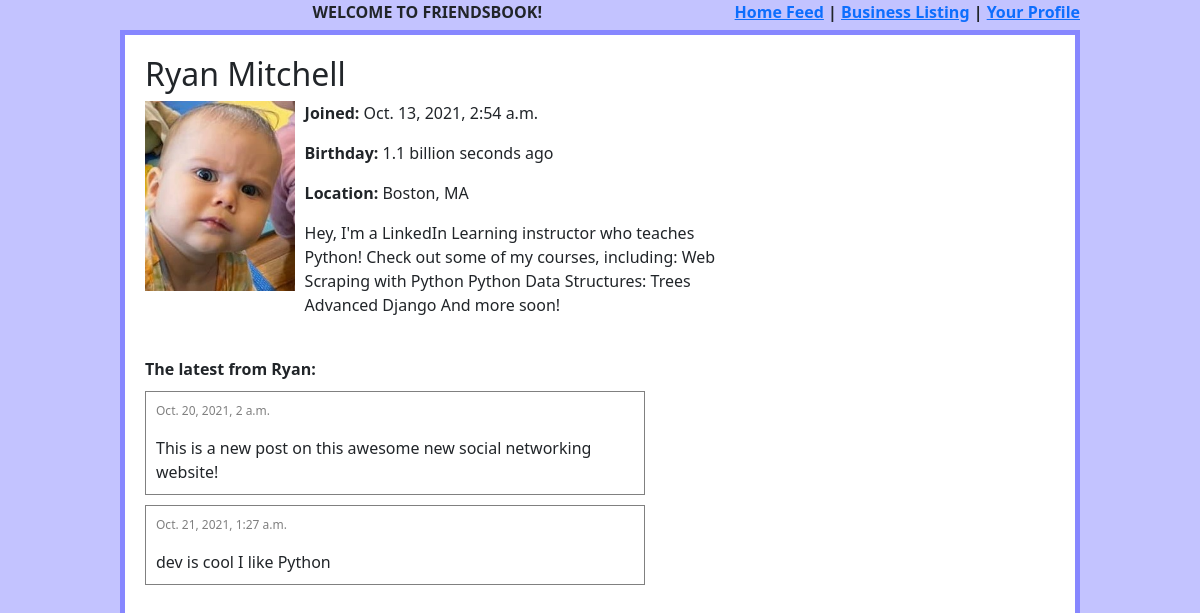
The app's page /profile/1 with its own data.
### profilepage/models.py (models this page shows)
class ProfilePage(models.Model):
    content_type = models.ForeignKey(ContentType, on_delete=CASCADE, null=True)
    object_id = models.PositiveIntegerField(null=True)
    subject = GenericForeignKey('content_type', 'object_id')

### useraccount/models.py (models this page shows, shortened)
class UserAccount(models.Model):
    user = models.ForeignKey(User, null=False, blank=False, on_delete=CASCADE)
    first_name = models.CharField(max_length=140)
    last_name = models.CharField(max_length=140)
    created_on = models.DateTimeField('date created', auto_now_add=True)
    birthday = models.DateField()
    location = models.CharField(max_length=200)
    favorite_color = RGBcolorField(null=True)
    about = models.TextField(null=True)
    profile_photo = models.ImageField(upload_to='profile_photos', null=True)
    def name(self):
        return '{} {}'.format(self.first_name, self.last_name)

### post/models.py (models this page shows, shortened)
class Post(models.Model):
    author = models.ForeignKey(User, null=True, blank=True, on_delete=CASCADE)
    content = models.CharField(max_length=140, validators=[validate_no_bad_words])
    created_on = models.DateTimeField('date created', auto_now_add=True)
    objects = models.Manager()
    feed_manager = FeedManager()

### profilepage/views.py (the view)
# urls.py: path('profile/<int:profilepage_id>', profile_detail, name='profile page'),
def profile_detail(request, profilepage_id):
    template = loader.get_template('profilepage.html')
    profile = ProfilePage.objects.get(id=profilepage_id)
    posts = []
    own_profile = False
    if profile.content_type.model == 'useraccount':
        Post = apps.get_model('post', 'Post')
        posts = Post.objects.filter(author=profile.subject.user)
        own_profile = request.user and (request.user.id == profile.subject.user.id)
    return HttpResponse(template.render({'profile': profile, 'posts': posts, 'own_profile': own_profile, 'seconds_since': get_seconds_since(profile.subject.birthday)}, request))

### profilepage/views.py (called while the page is built)
def get_seconds_since(date):
        return (datetime.date.today() - date).total_seconds()

### useraccount/models.py (called while the page is built)
def int_to_hex(value):
    hex_val = format(value, 'X')
    hex_val = '0'*(6-len(hex_val)) + hex_val
    return hex_val

    def from_db_value(self, value, expression, connection):
        if value is None:
            return None
        return int_to_hex(value)

### profilepage/templates/profilepage.html (shortened to what this page needs)
{% load bootstrap5 %}
{% load humanize %}
{% load l10n %}
{% bootstrap_css %}
{% include 'header.html' %}
<div class="wrapper">
<div class="profile" id="profile-{{profile.id}}">
    <h2>{{profile.subject.name}}</h2>
    <img src="/{{profile.subject.profile_photo}}" style="float:left;height:200px;" class="profile-picture">
    <p><span class="label">Joined:</span> {{profile.subject.created_on}}</p>
    {% localize on%}
    <p><span class="label">Birthday:</span> {{ seconds_since | intword}} seconds ago</p>
    {% endlocalize %}
    <p><span class="label">Location:</span> {{profile.subject.location}}</p>
    <div class="profile-about">
        {{profile.subject.about}}
    </div>
</div>
{% if posts|length > 0 %}
<span class="label">The latest from {{profile.subject.first_name}}:</span>
{% for post in posts %}
<div class="post">
    <span id="post-{{post.id}}">
        <span class="date">{{post.created_on}}</span>
        </p>{{post.content}}
    </span>
</div>
{% endfor %}
{% endif %}
</div>

### post/templates/header.html (shortened to what this page needs)
{% load bootstrap5 %}
{% bootstrap_css %}
{% load static %}
<link rel="stylesheet" type="text/css" href="{% static 'css/styles.css' %}">
<div class="header">
    WELCOME TO FRIENDSBOOK!
    <div class="links"><a href="/">Home Feed</a>&nbsp;|&nbsp;<a href="/businesses">Business Listing</a>&nbsp;|&nbsp;<a href="/profile/{{request.user.id}}">Your Profile</a></div>
</div>

### static/css/styles.css (style rules this page uses)
.label { font-weight: bold; }
.header { width: 80%; margin: auto; text-align: center; font-weight: bold; height: 30px; }
.links { float: right; }
.wrapper { border: 5px solid rgb(135, 135, 255); width: 80%; margin: auto; padding: 20px; background-color: white; height: 100%; }
.post { border: 1px solid gray; width: 500px; padding: 10px; margin-top: 10px; }
.date { color: gray; font-size: 12px; }
.profile { margin-bottom: 40px; }
.profile-about { margin-left: 40px; width: 60%; }
.profile-picture { padding-right: 10px; padding-bottom: 10px; }

### records on screen
ProfilePage: subject.name "Ryan Mitchell", subject.profile_photo (picture), subject.created_on "Oct. 13, 2021, 2:54 a.m.", subject.location "Boston, MA", subject.about "Hey, I'm a LinkedIn Learning instructor who teaches Python! Check out some of my courses, including: Web Scraping with Python Python Data Structures: Trees Advanced Django And more soon!", subject.first_name "Ryan"
Post: created_on "Oct. 20, 2021, 2 a.m.", content "This is a new post on this awesome new social networking website!"
Post: created_on "Oct. 21, 2021, 1:27 a.m.", content "dev is cool I like Python"

### other values on screen
{{ seconds_since | intword }} "1.1 billion"
